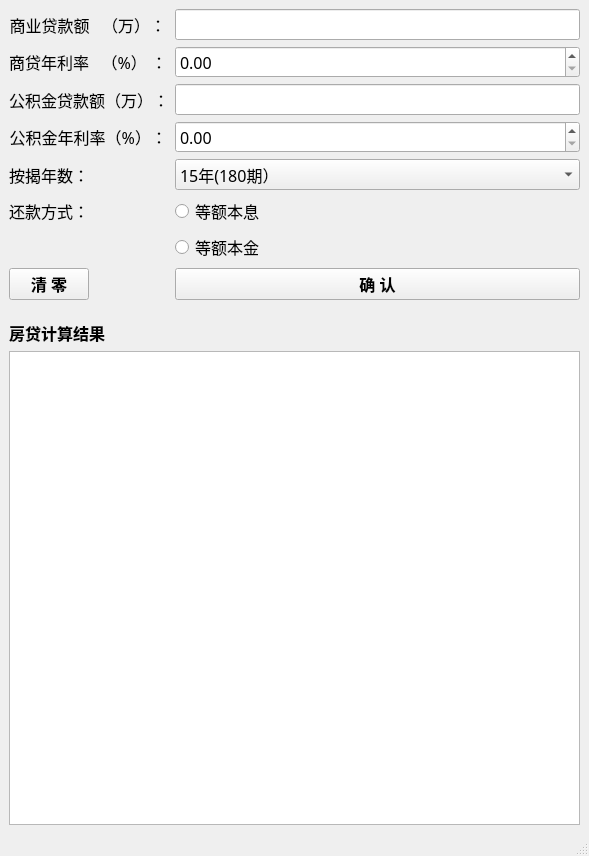
<?xml version="1.0" encoding="UTF-8"?>
<ui version="4.0">
 <class>CombineLoanWindow</class>
 <widget class="QMainWindow" name="CombineLoanWindow">
  <property name="geometry">
   <rect>
    <x>0</x>
    <y>0</y>
    <width>589</width>
    <height>856</height>
   </rect>
  </property>
  <property name="sizePolicy">
   <sizepolicy hsizetype="Expanding" vsizetype="Ignored">
    <horstretch>0</horstretch>
    <verstretch>0</verstretch>
   </sizepolicy>
  </property>
  <property name="windowTitle">
   <string>MainWindow</string>
  </property>
  <property name="styleSheet">
   <string notr="true">
</string>
  </property>
  <widget class="QWidget" name="centralwidget">
   <layout class="QFormLayout">
    <item row="0" column="0">
     <widget class="QLabel" name="label">
      <property name="font">
       <font>
        <family>微软雅黑</family>
        <pointsize>12</pointsize>
       </font>
      </property>
      <property name="cursor">
       <cursorShape>PointingHandCursor</cursorShape>
      </property>
      <property name="text">
       <string>商业贷款额   （万）：</string>
      </property>
      <property name="textFormat">
       <enum>Qt::PlainText</enum>
      </property>
      <property name="alignment">
       <set>Qt::AlignRight|Qt::AlignTrailing|Qt::AlignVCenter</set>
      </property>
     </widget>
    </item>
    <item row="0" column="1">
     <widget class="QLineEdit" name="lineEdit_comm">
      <property name="font">
       <font>
        <family>微软雅黑</family>
        <pointsize>12</pointsize>
       </font>
      </property>
     </widget>
    </item>
    <item row="1" column="0">
     <widget class="QLabel" name="label_5">
      <property name="font">
       <font>
        <family>微软雅黑</family>
        <pointsize>12</pointsize>
       </font>
      </property>
      <property name="cursor">
       <cursorShape>PointingHandCursor</cursorShape>
      </property>
      <property name="text">
       <string>商贷年利率   （%） ：</string>
      </property>
      <property name="textFormat">
       <enum>Qt::PlainText</enum>
      </property>
      <property name="alignment">
       <set>Qt::AlignRight|Qt::AlignTrailing|Qt::AlignVCenter</set>
      </property>
     </widget>
    </item>
    <item row="1" column="1">
     <widget class="QDoubleSpinBox" name="spinbox_comm">
      <property name="font">
       <font>
        <family>微软雅黑</family>
        <pointsize>12</pointsize>
       </font>
      </property>
     </widget>
    </item>
    <item row="2" column="0">
     <widget class="QLabel" name="label_2">
      <property name="font">
       <font>
        <family>微软雅黑</family>
        <pointsize>12</pointsize>
       </font>
      </property>
      <property name="cursor">
       <cursorShape>PointingHandCursor</cursorShape>
      </property>
      <property name="text">
       <string>公积金贷款额（万）：</string>
      </property>
      <property name="textFormat">
       <enum>Qt::PlainText</enum>
      </property>
      <property name="alignment">
       <set>Qt::AlignRight|Qt::AlignTrailing|Qt::AlignVCenter</set>
      </property>
     </widget>
    </item>
    <item row="2" column="1">
     <widget class="QLineEdit" name="lineEdit_accu_fund">
      <property name="font">
       <font>
        <family>微软雅黑</family>
        <pointsize>12</pointsize>
       </font>
      </property>
     </widget>
    </item>
    <item row="3" column="0">
     <widget class="QLabel" name="label_6">
      <property name="font">
       <font>
        <family>微软雅黑</family>
        <pointsize>12</pointsize>
       </font>
      </property>
      <property name="text">
       <string>公积金年利率（%）：</string>
      </property>
      <property name="alignment">
       <set>Qt::AlignRight|Qt::AlignTrailing|Qt::AlignVCenter</set>
      </property>
     </widget>
    </item>
    <item row="4" column="0">
     <widget class="QLabel" name="label_4">
      <property name="font">
       <font>
        <family>微软雅黑</family>
        <pointsize>12</pointsize>
       </font>
      </property>
      <property name="text">
       <string>按揭年数：</string>
      </property>
      <property name="alignment">
       <set>Qt::AlignRight|Qt::AlignTrailing|Qt::AlignVCenter</set>
      </property>
     </widget>
    </item>
    <item row="4" column="1">
     <widget class="QComboBox" name="combo_box_paid_month">
      <property name="font">
       <font>
        <family>微软雅黑</family>
        <pointsize>12</pointsize>
       </font>
      </property>
      <item>
       <property name="text">
        <string>15年(180期）</string>
       </property>
      </item>
      <item>
       <property name="text">
        <string>14年(168期)</string>
       </property>
      </item>
      <item>
       <property name="text">
        <string>13年(152期）</string>
       </property>
      </item>
      <item>
       <property name="text">
        <string>12年(144期）</string>
       </property>
      </item>
      <item>
       <property name="text">
        <string>11年(132期）</string>
       </property>
      </item>
      <item>
       <property name="text">
        <string>10年(120期）</string>
       </property>
      </item>
      <item>
       <property name="text">
        <string>9年  (108期)</string>
       </property>
      </item>
      <item>
       <property name="text">
        <string>8年  (96期)</string>
       </property>
      </item>
      <item>
       <property name="text">
        <string>7年（84期）</string>
       </property>
      </item>
      <item>
       <property name="text">
        <string>6年（72期）</string>
       </property>
      </item>
      <item>
       <property name="text">
        <string>5年（60期）</string>
       </property>
      </item>
      <item>
       <property name="text">
        <string>4年（48期）</string>
       </property>
      </item>
      <item>
       <property name="text">
        <string>3年（36期）</string>
       </property>
      </item>
      <item>
       <property name="text">
        <string>2年（24期）</string>
       </property>
      </item>
      <item>
       <property name="text">
        <string>1年（12期）</string>
       </property>
      </item>
     </widget>
    </item>
    <item row="5" column="0">
     <widget class="QLabel" name="label_3">
      <property name="font">
       <font>
        <family>微软雅黑</family>
        <pointsize>12</pointsize>
       </font>
      </property>
      <property name="text">
       <string>还款方式：</string>
      </property>
      <property name="alignment">
       <set>Qt::AlignRight|Qt::AlignTrailing|Qt::AlignVCenter</set>
      </property>
     </widget>
    </item>
    <item row="5" column="1">
     <widget class="QRadioButton" name="radioButton_1">
      <property name="font">
       <font>
        <family>微软雅黑</family>
        <pointsize>12</pointsize>
       </font>
      </property>
      <property name="text">
       <string>等额本息</string>
      </property>
      <attribute name="buttonGroup">
       <string notr="true">buttonGroup</string>
      </attribute>
     </widget>
    </item>
    <item row="6" column="1">
     <widget class="QRadioButton" name="radioButton_2">
      <property name="font">
       <font>
        <family>微软雅黑</family>
        <pointsize>12</pointsize>
       </font>
      </property>
      <property name="text">
       <string>等额本金</string>
      </property>
      <attribute name="buttonGroup">
       <string notr="true">buttonGroup</string>
      </attribute>
     </widget>
    </item>
    <item row="7" column="0">
     <widget class="QPushButton" name="pushButton_clear">
      <property name="font">
       <font>
        <family>微软雅黑</family>
        <pointsize>12</pointsize>
        <weight>75</weight>
        <bold>true</bold>
       </font>
      </property>
      <property name="text">
       <string>清 零</string>
      </property>
     </widget>
    </item>
    <item row="7" column="1">
     <widget class="QPushButton" name="pushButton_confirm">
      <property name="sizePolicy">
       <sizepolicy hsizetype="Minimum" vsizetype="Fixed">
        <horstretch>0</horstretch>
        <verstretch>0</verstretch>
       </sizepolicy>
      </property>
      <property name="font">
       <font>
        <family>微软雅黑</family>
        <pointsize>12</pointsize>
        <weight>75</weight>
        <bold>true</bold>
       </font>
      </property>
      <property name="text">
       <string>确 认</string>
      </property>
     </widget>
    </item>
    <item row="3" column="1">
     <widget class="QDoubleSpinBox" name="spinbox_accu_fund">
      <property name="sizePolicy">
       <sizepolicy hsizetype="Minimum" vsizetype="Fixed">
        <horstretch>0</horstretch>
        <verstretch>0</verstretch>
       </sizepolicy>
      </property>
      <property name="font">
       <font>
        <family>微软雅黑</family>
        <pointsize>12</pointsize>
       </font>
      </property>
     </widget>
    </item>
    <item row="11" column="0" colspan="2">
     <widget class="QTextBrowser" name="result_browser">
      <property name="sizePolicy">
       <sizepolicy hsizetype="Expanding" vsizetype="Expanding">
        <horstretch>0</horstretch>
        <verstretch>1</verstretch>
       </sizepolicy>
      </property>
      <property name="font">
       <font>
        <family>微软雅黑</family>
        <pointsize>10</pointsize>
       </font>
      </property>
      <property name="html">
       <string>&lt;!DOCTYPE HTML PUBLIC &quot;-//W3C//DTD HTML 4.0//EN&quot; &quot;http://www.w3.org/TR/REC-html40/strict.dtd&quot;&gt;
&lt;html&gt;&lt;head&gt;&lt;meta name=&quot;qrichtext&quot; content=&quot;1&quot; /&gt;&lt;style type=&quot;text/css&quot;&gt;
p, li { white-space: pre-wrap; }
&lt;/style&gt;&lt;/head&gt;&lt;body style=&quot; font-family:'微软雅黑'; font-size:10pt; font-weight:400; font-style:normal;&quot;&gt;
&lt;p style=&quot; margin-top:0px; margin-bottom:0px; margin-left:0px; margin-right:0px; -qt-block-indent:0; text-indent:0px;&quot;&gt; &lt;/p&gt;&lt;/body&gt;&lt;/html&gt;</string>
      </property>
     </widget>
    </item>
    <item row="9" column="0">
     <widget class="Line" name="line">
      <property name="orientation">
       <enum>Qt::Vertical</enum>
      </property>
     </widget>
    </item>
    <item row="8" column="0">
     <widget class="Line" name="line_2">
      <property name="orientation">
       <enum>Qt::Horizontal</enum>
      </property>
     </widget>
    </item>
    <item row="10" column="0">
     <widget class="QLabel" name="label_7">
      <property name="font">
       <font>
        <family>微软雅黑</family>
        <pointsize>12</pointsize>
        <weight>75</weight>
        <bold>true</bold>
       </font>
      </property>
      <property name="text">
       <string>房贷计算结果</string>
      </property>
     </widget>
    </item>
   </layout>
  </widget>
  <widget class="QMenuBar" name="menubar">
   <property name="geometry">
    <rect>
     <x>0</x>
     <y>0</y>
     <width>589</width>
     <height>28</height>
    </rect>
   </property>
  </widget>
  <widget class="QStatusBar" name="statusbar"/>
 </widget>
 <resources/>
 <connections/>
 <buttongroups>
  <buttongroup name="buttonGroup">
   <property name="exclusive">
    <bool>true</bool>
   </property>
  </buttongroup>
 </buttongroups>
</ui>
